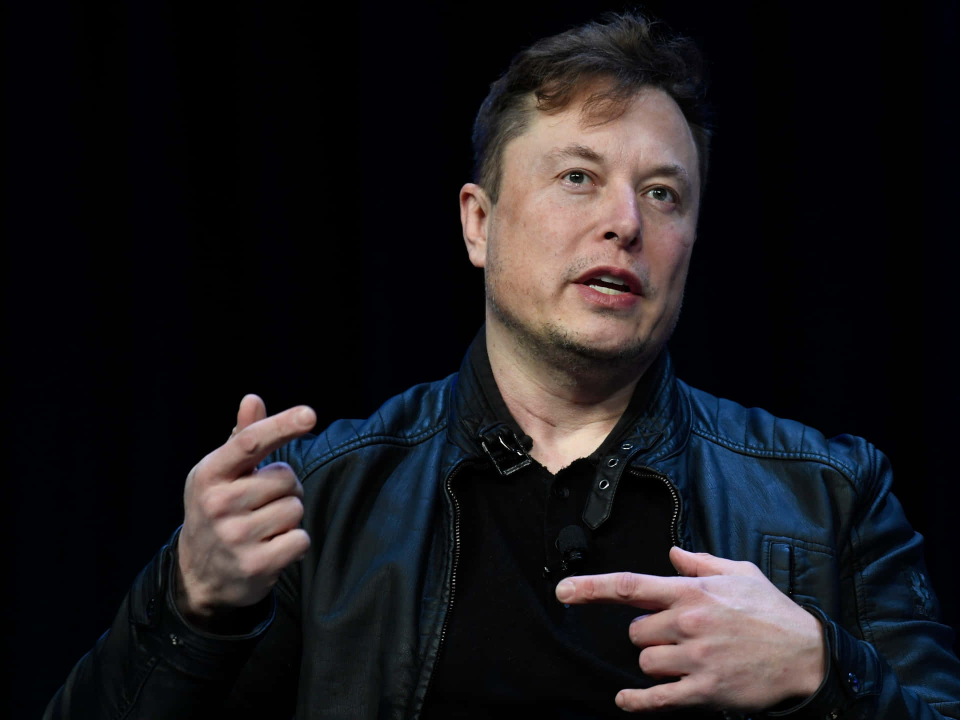
#> input picture 60Days/Elon_musk.jpg, 1920 x 1440 px, given as the content of the folder training_images, which was not available (shown at 1/2 size)
$ python Project2.py
#> lines starting #> are read from the running program, lines starting #| are printed output that depends on the picture; after the words box and inside, x2 and y2 are one past the last pixel; in counts of white or black regions, pixels touching at a corner belong together; pictures that were not available may be replaced by others from this repository, and a replacement may not be noted
import cv2 as cv
import numpy as np
import os # -> to navigate inside/ through folders

# Haar cascade Load
face_cascade = cv.CascadeClassifier(cv.data.haarcascades + "haarcascade_frontalface_default.xml")

# Load the recognizer
recognizer = cv.face.LBPHFaceRecognizer_create()

dataset_path = "training_images"

faces = []
labels = []

labels_to_name = {}
current_label = 0

for person_name in os.listdir(dataset_path):
    person_folder = os.path.join(dataset_path, person_name)

    labels_to_name[current_label] = person_name

    for image_name in os.listdir(person_folder):
        image_path = os.path.join(person_folder, image_name)

        image = cv.imread(image_path, cv.IMREAD_GRAYSCALE)
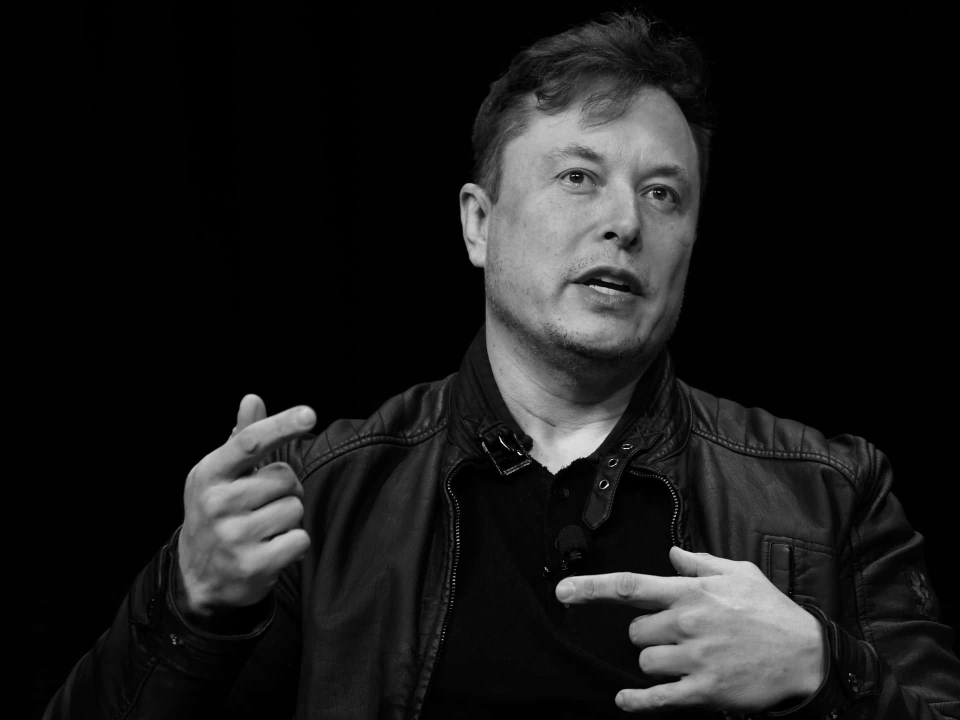
#> image: shape (1440, 1920) (shown at 1/2 size); min 0, max 255, mean 26.6

        face_rect = face_cascade.detectMultiScale(image, scaleFactor = 1.1, minNeighbors = 5)
#> face_rect = [[1651, 954, 54, 54], [1419, 811, 87, 87], [969, 166, 508, 508]]

        for (x, y, w, h) in face_rect:
            # Crop and resize the faces
            face_roi = image[y:y+h, x:x+w]

            face_resized = cv.resize(face_roi, (100, 100))

            faces.append(face_resized)
            labels.append(current_label)
#> this loop made 3 passes
#> pass 1, `face_roi = image[y:y+h, x:x+w]`:
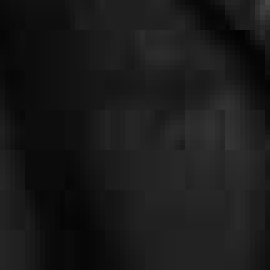
#> face_roi: shape (54, 54) (shown 5 times larger); min 2, max 70, mean 25.4
#> pass 2, `face_roi = image[y:y+h, x:x+w]`:
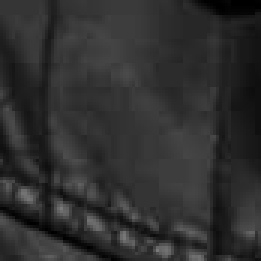
#> face_roi: shape (87, 87) (shown 3 times larger); min 0, max 122, mean 47.2
#> after the loop:
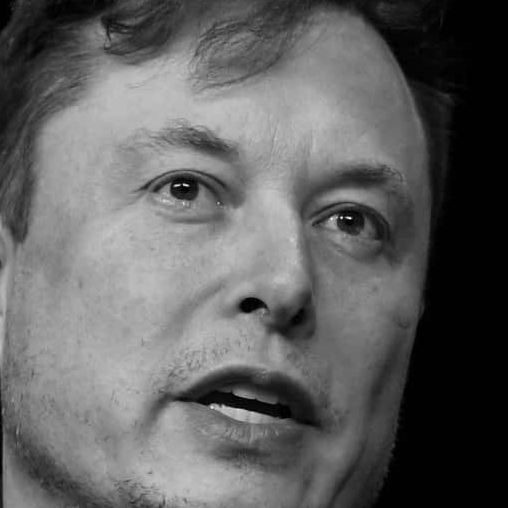
#> face_roi: shape (508, 508); min 0, max 255, mean 96.9
#> after the loop, faces = 3 items; labels = [0, 0, 0]

    current_label += 1    # current_label = current_label + 1

faces = np.array(faces)
labels = np.array(labels)

recognizer.train(faces, labels)
print("Training Complete!")

test_img = cv.imread(r"Elon_musk.jpg")
#> test_img is the input picture: shape (1440, 1920, 3); mean B, G, R 28.2, 25.6, 27.8
test_gray = cv.cvtColor(test_img, cv.COLOR_BGR2GRAY)

face_rectangle = face_cascade.detectMultiScale(test_gray, scaleFactor = 1.2, minNeighbors = 8)
#> face_rectangle = [[987, 179, 482, 482]]

for (x, y, w, h) in face_rectangle:
    face_roi = test_gray[y:y+h, x:x+w]
    face_resized = cv.resize(face_roi, (100, 100))

    label, confidence = recognizer.predict(face_resized)

    person_name = labels_to_name[label]

    text = f"{person_name} ({round(confidence, 2)})"  # -> Elon_Musk 80.88

    cv.rectangle(test_img, (x, y), (x + w, y + h), (255, 0, 0), 2)

    cv.putText(test_img, text, (x, y - 10), cv.FONT_HERSHEY_SIMPLEX, 0.9, (0, 255, 0), 2)
#> this loop made 1 pass
#> (x, y, w, h, label, confidence, person_name, text) on pass 1: (987, 179, 482, 482, 0, 58.17, 'Elon_musk.jpg', 'Elon_musk.jpg (58.17)')
#> pass 1, `face_roi = test_gray[y:y+h, x:x+w]`:
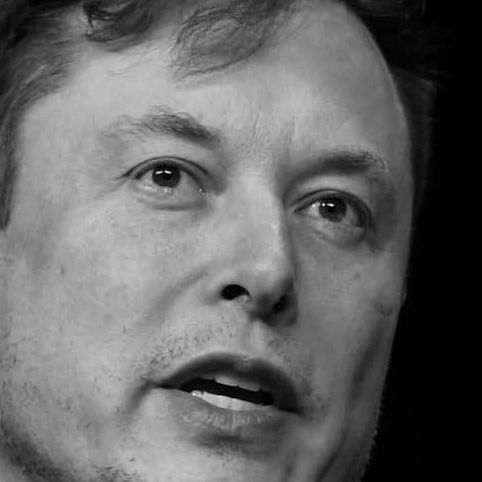
#> face_roi: shape (482, 482); min 0, max 253, mean 101.3
#> after the loop:
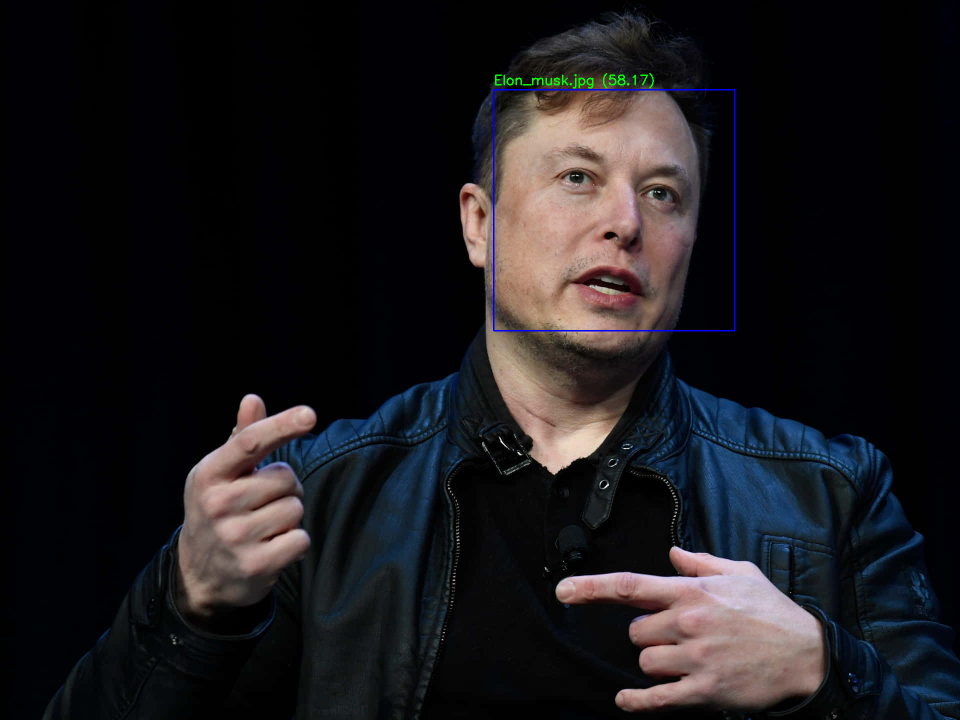
#> test_img: shape (1440, 1920, 3) (shown at 1/2 size); 0.29% of pixels changed, all inside (x1, y1, x2, y2) = (986, 146, 1471, 663)


test_img = cv.resize(test_img, (600, 600))
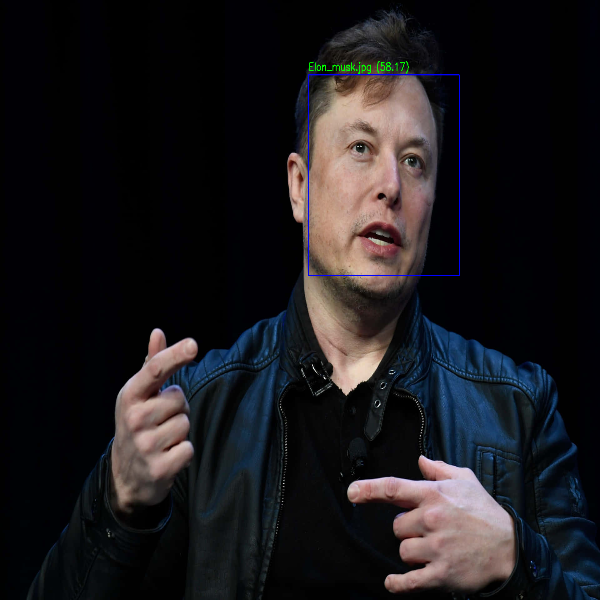
#> test_img: shape (600, 600, 3); mean B, G, R 28.6, 25.6, 27.6
cv.imshow("Result", test_img)
cv.waitKey(0)
cv.destroyAllWindows()
